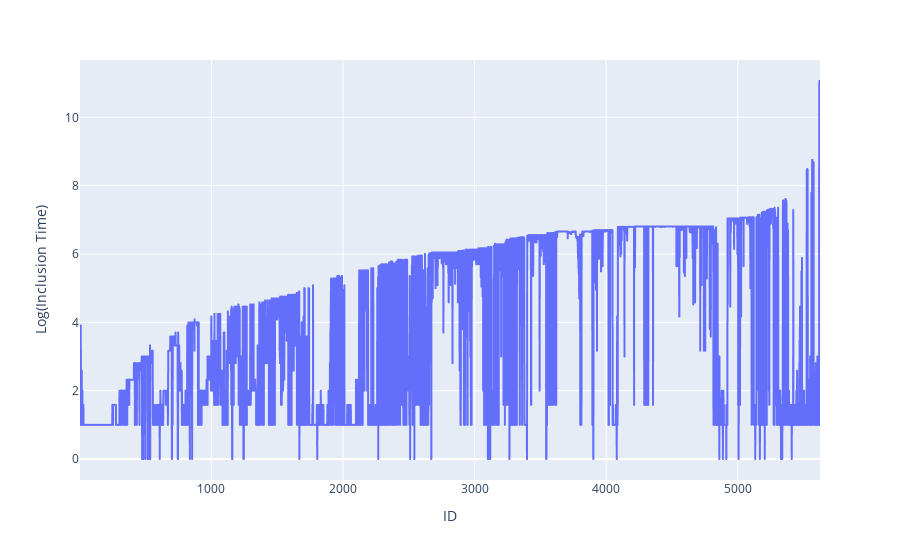

Notebook code cell kept with this figure:
### Code cell
df_merged['log_inclusion_time'] = np.log2(df_merged['inclusion_time'] + 1)
fig = px.line(df_merged, x="no", y="log_inclusion_time", labels = {"no": "ID", "log_inclusion_time": "Log(Inclusion Time)"})
fig.show()

### Figure 1 — Plotly figure (JSON) as saved in the notebook; plotly's stock layout.template omitted (floating-point values rounded to 4 significant figures; data arrays with more than 128 entries replaced by an {"elided": "..."} marker saying what was removed)
{"data": [{"hovertemplate": "ID=%{x}<br>Log(Inclusion Time)=%{y}<extra></extra>", "legendgroup": "", "line": {"color": "#636efa", "dash": "solid"}, "marker": {"symbol": "circle"}, "mode": "lines", "name": "", "showlegend": false, "type": "scattergl", "x": {"elided": "5625 int values"}, "xaxis": "x", "y": {"elided": "5625 float values"}, "yaxis": "y"}], "layout": {"autosize": true, "legend": {"tracegroupgap": 0}, "margin": {"t": 60}, "xaxis": {"anchor": "y", "autorange": true, "domain": [0, 1], "range": [1, 5625], "title": {"text": "ID"}, "type": "linear"}, "yaxis": {"anchor": "x", "autorange": true, "domain": [0, 1], "range": [-0.6147, 11.68], "title": {"text": "Log(Inclusion Time)"}, "type": "linear"}}}
